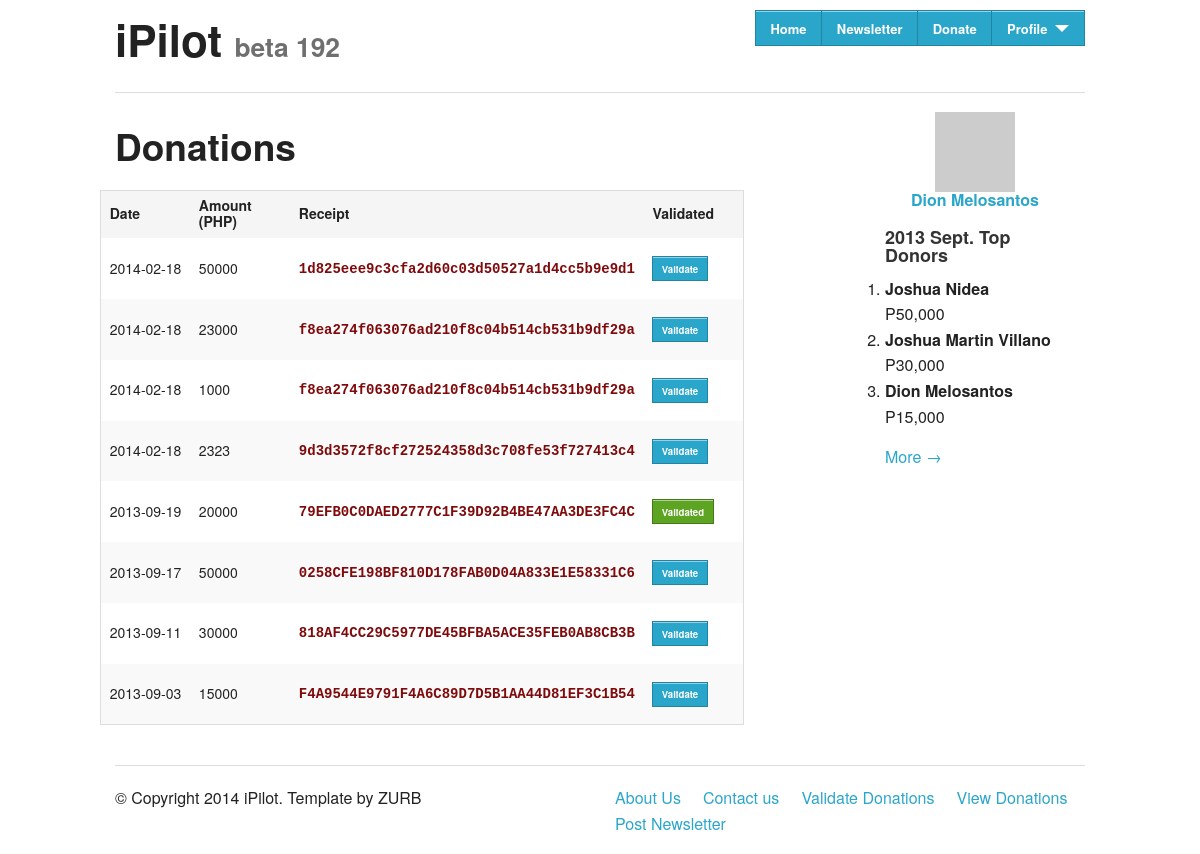
The page /donationhistory.php (signed in) on the database its author committed.
### tables this page shows
CREATE TABLE IF NOT EXISTS `donations` (
  `id` int(11) NOT NULL AUTO_INCREMENT,
  `date` date NOT NULL DEFAULT '0000-00-00',
  `amount` text NOT NULL,
  `receipt` text NOT NULL,
  `userid` int(11) NOT NULL DEFAULT '0',
  PRIMARY KEY (`id`),
  KEY `userid` (`userid`)
);

### donationhistory.php (the view, shortened to what this page needs)
<!DOCTYPE html>
 <html class="no-js" lang="en">
<head>
  <link rel="stylesheet" href="css/normalize.css" />
  <link rel="stylesheet" href="css/foundation.css" />
</head>
<body>
  <?php
	include 'nav/header.php';
  ?>
  <div class="row">
    <div class="large-9 columns">
		<h2>Donations</h2>
		<div class="row">
		<table>
		  <thead>
			<tr>
				<th>Date</th>
				<th width="100">Amount (PHP)</th>
				<th>Receipt</th>
				<th width="100">Validated</th>
			</tr>
		  </thead>
		  <tbody>
		  <?php
			$con = mysqli_connect("localhost","root", "","ipilot");
			$result = mysqli_query($con, "SELECT * FROM donations ORDER BY date DESC");
			while ($row = mysqli_fetch_array($result)) {
				echo "<tr>";
				echo "<td>" . $row['date'] . "</td>";
				echo "<td>" . $row['amount'] . "</td>";
				echo "<td><code>" . $row['receipt'] . "</code></td>";
				if ($row['userid'] != 0) {
					echo "<td><a href=\"#\" class=\"tiny button success\">Validated</a></td>";
				}
				else {
					echo "<td><a href=\"#\" class=\"tiny button\">Validate</a></td>";
				}
				echo "</tr>";
			}
		  ?>
		  </tbody>
		</table>
		</div>
  </div>
    <aside class="large-3 columns">
	  <?php
		include 'nav/sidebar_miniprofile.php';
	  ?>
      <div class="panel">
        <h5>2013 Sept. Top Donors</h5>
        <ol>
		  <li><b>Joshua Nidea</b><br>P50,000</li>
		  <li><b>Joshua Martin Villano</b><br>P30,000</li>
		  <li><b>Dion Melosantos</b><br>P15,000</li>
		</ol>
        <a href="#">More &rarr;</a>
      </div>
    </aside>
  </div>
  <?php
	include 'nav/footer.php';
  ?>
</body>

### rows shown on the page
donations: date "2014-02-18", amount "50000", receipt "1d825eee9c3cfa2d60c03d50527a1d4cc5b9e9d1", shows "Validate"
donations: date "2014-02-18", amount "23000", receipt "f8ea274f063076ad210f8c04b514cb531b9df29a", shows "Validate"
donations: date "2014-02-18", amount "1000", receipt "f8ea274f063076ad210f8c04b514cb531b9df29a", shows "Validate"
donations: date "2014-02-18", amount "2323", receipt "9d3d3572f8cf272524358d3c708fe53f727413c4", shows "Validate"
donations: date "2013-09-19", amount "20000", receipt "79EFB0C0DAED2777C1F39D92B4BE47AA3DE3FC4C", shows "Validated"
donations: date "2013-09-17", amount "50000", receipt "0258CFE198BF810D178FAB0D04A833E1E58331C6", shows "Validate"
donations: date "2013-09-11", amount "30000", receipt "818AF4CC29C5977DE45BFBA5ACE35FEB0AB8CB3B", shows "Validate"
donations: date "2013-09-03", amount "15000", receipt "F4A9544E9791F4A6C89D7D5B1AA44D81EF3C1B54", shows "Validate"

### other values the page prints
$fullname "Dion Melosantos"
